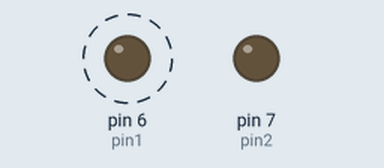
Simulated run of this sketch. Board: Arduino Uno, built with avr-gcc and run on an emulated ATmega328P. On the bench: output pins drawn as LEDs (lit = HIGH). Dashed ring = blinking.

Above: at 0.5 s.
At 3.5 s:
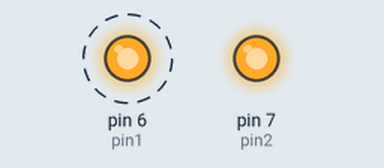
Timing chart, 0 to 5.2 s (numbered marks = the images above):
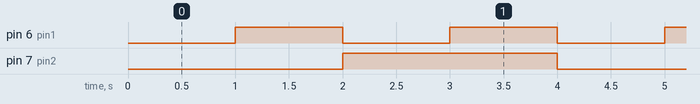

The sketch:

esercizio1_codice.ino
```cpp
//simone fusar bassini
// define const values
int tempo = 1000;
int pin1 = 6;
int pin2 = 7;

// define pin1 and pin2 used for output
void setup() {
pinMode(pin1, OUTPUT);
pinMode(pin2, OUTPUT); }
// repeat everytime


void loop() {

digitalWrite(pin1, LOW);
digitalWrite(pin2, LOW);
delay(tempo);
digitalWrite(pin1, HIGH);
digitalWrite(pin2, LOW);
delay(tempo);
digitalWrite(pin2, HIGH);
digitalWrite(pin1, LOW);
delay(tempo);
digitalWrite(pin1, HIGH);
digitalWrite(pin2, HIGH);
delay(tempo);

}
```

Measured:
- by itself, pin 6 (pin1): alternates HIGH for 1.0 s and LOW for 1.0 s
- by itself, pin 7 (pin2): alternates HIGH for 2.0 s and LOW for 2.0 s
- by itself, everything shown: repeats every 4.0 s, in 4 steps
